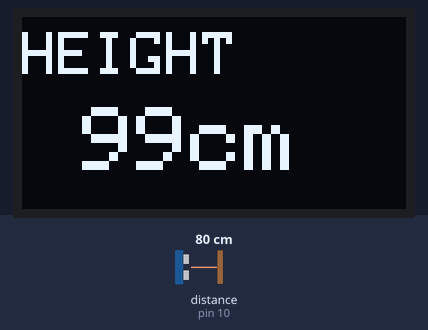
Simulated run of this sketch. Board: Arduino Uno, built with avr-gcc and run on an emulated ATmega328P. Parts: 128×64 one-colour display. The inputs (shaded band) are chosen by the test bench; at power-on: distance to the obstacle (sensor on pin 10) 80 cm. What the sketch prints to the serial monitor is not drawn.

Above: at 2.8 s.
2.9 s: distance to the obstacle (sensor on pin 10) set to 2 cm
At 5.1 s:
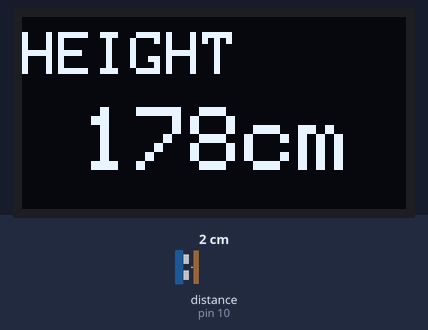
5.6 s: distance to the obstacle (sensor on pin 10) set to 4 cm
At 7.3 s:
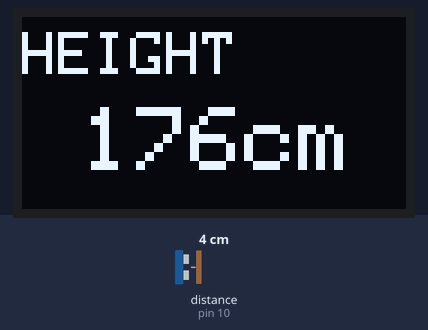
8.3 s: distance to the obstacle (sensor on pin 10) set to 9 cm
At 11.5 s:
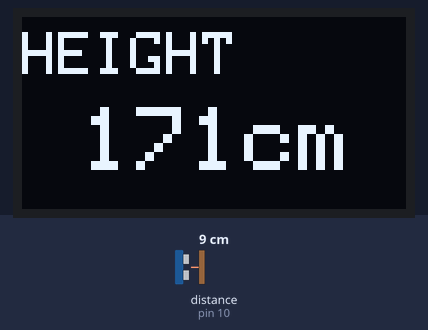
Timing chart, 0 to 13.0 s (numbered marks = the images above; inputs shaded):
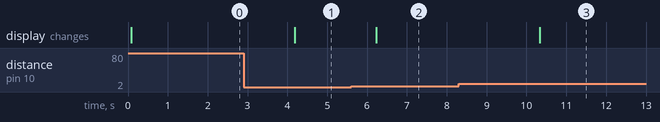

Measured:
- after the input at 2.9 s, the display: changes after 1.3 s (image 1)
- after the input at 5.6 s, the display: changes after 0.64 s (image 2)
- after the input at 8.3 s, the display: changes after 2.0 s (image 3)

The sketch:

OLED_HC_SR04.ino
```cpp
#include <NewPing.h>
#include <SPI.h>
#include <Wire.h>
#include <Adafruit_GFX.h>
#include <Adafruit_SSD1306.h>

#define SCREEN_WIDTH 128 // OLED display width, in pixels
#define SCREEN_HEIGHT 64 // OLED display height, in pixels

// Declaration for an SSD1306 display connected to I2C (SDA, SCL pins)
#define OLED_RESET     4 // Reset pin # (or -1 if sharing Arduino reset pin)
Adafruit_SSD1306 display(SCREEN_WIDTH, SCREEN_HEIGHT, &Wire, OLED_RESET);

NewPing sonar(9, 10, 200);
int base = 180;
int height;

void setup()
{
  Serial.begin(9600);

  // SSD1306_SWITCHCAPVCC = generate display voltage from 3.3V internally
  if (!display.begin(SSD1306_SWITCHCAPVCC, 0x3C)) { // Address 0x3D for 128x64
    Serial.println(F("SSD1306 allocation failed"));
    for (;;); // Don't proceed, loop forever
  }

  // Clear the buffer
  display.clearDisplay();
}

void loop()
{
  height = base - sonar.ping_cm();

  if (height < 0 || height > 180)
    height = 0;

  Serial.println(height);
  delay(20);

  printHeight();
}

void printHeight(void) {
  display.clearDisplay();
  display.setTextSize(2);             // Normal 1:1 pixel scale
  display.setTextColor(WHITE);        // Draw white text
  display.setCursor(0, 5);            // Start at top-left corner
  display.println(F("HEIGHT"));

  display.setTextSize(3);             // Normal 1:1 pixel scale
  display.setTextColor(WHITE);        // Draw white text
  display.setCursor(20, 30);            // Start at top-left corner
  display.print(height);
  display.println(F("cm"));
  display.display();
  delay(2000);
}
```
